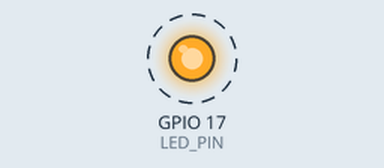
Recording of a program running on a simulated Raspberry Pi (BCM pin numbers). Parts: output pins drawn as LEDs (lit = HIGH). Dashed ring = blinking.

Above: at 0.5 s.
Timing chart, 0 to 4.6 s (numbered marks = the images above):
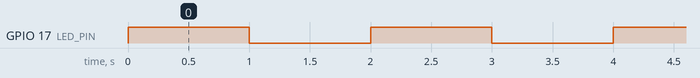

Measured:
- by itself, GPIO 17 (LED_PIN): alternates HIGH for 1.0 s and LOW for 1.0 s

The program:

led-manual-on-off.py
```python
LED_PIN = 17

import RPi.GPIO as GPIO
import time

GPIO.setmode(GPIO.BCM)

GPIO.setup(LED_PIN, GPIO.OUT)

#the while loop Makes the led blink every second
try:
    while True:
       #the led blinks forever if not interupted
        GPIO.output(LED_PIN, GPIO.HIGH)
        time.sleep(1)
        GPIO.output(LED_PIN, GPIO.LOW)
        time.sleep(1)
except KeyboardInterrupt:
    #When we kill the program we are going to exit with cleanup
    GPIO.cleanup()
```
